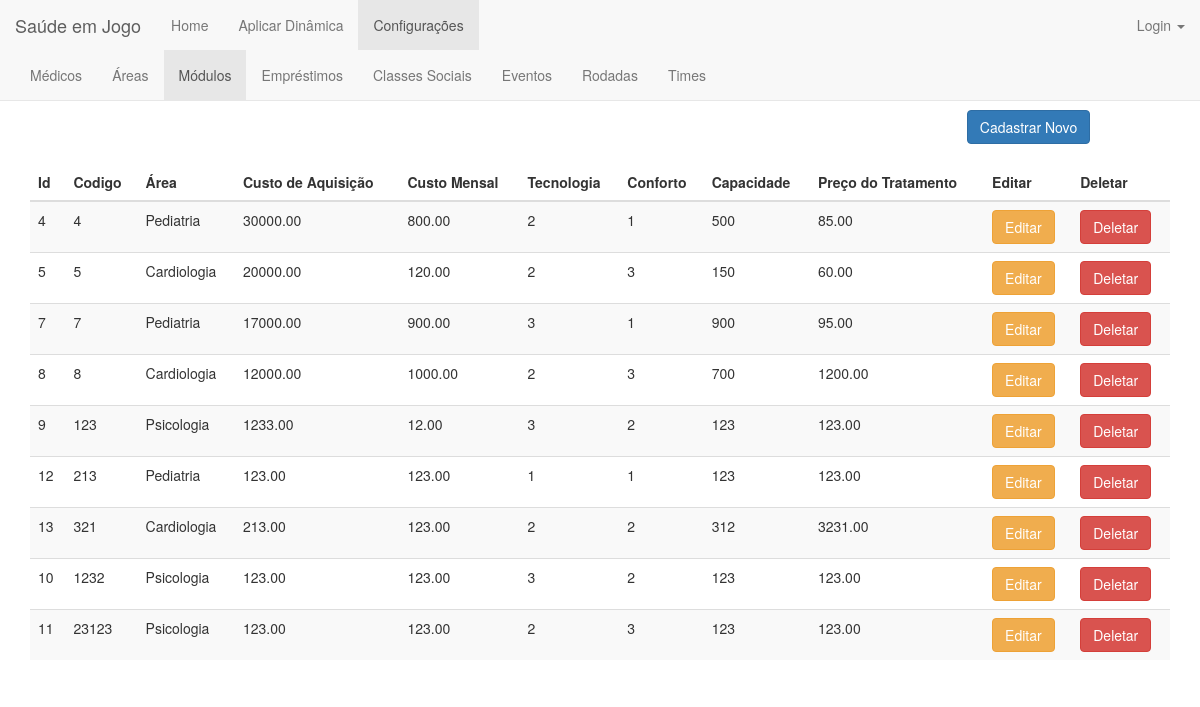
Screenshot of /modulo/ with the database file from the repository.
### jogo/models.py (models this page shows, shortened)
class Modulo(models.Model):
    classificacao = ((1, '1'), (2, '2'), (3, '3'))
    codigo = models.IntegerField(validators=[MinValueValidator(1)], unique=True)  # Está certo existir esse código?
    area = models.ForeignKey(Area, on_delete=models.CASCADE)
    custo_de_aquisicao = models.FloatField(validators=[MinValueValidator(0.0)])
    custo_mensal = models.FloatField(validators=[MinValueValidator(0.0)])
    tecnologia = models.IntegerField(default=1, choices=classificacao)
    conforto = models.IntegerField(default=1, choices=classificacao)
    capacidade = models.IntegerField(validators=[MinValueValidator(1)])
    preco_do_tratamento = models.FloatField(validators=[MinValueValidator(0.0)])

class Area(models.Model):
    nome = models.CharField(max_length=200)
    def __str__(self):
        return self.nome

### jogo/views.py (the view)
# urls.py: url(r'^modulo/$', views.modulo_index, name='modulo_index'),
def modulo_index(request):
    modulos = Modulo.objects.order_by('codigo')
    return render(request, 'modulo/modulo_index.html', {'modulos':modulos})

### jogo/templates/modulo/modulo_index.html (shortened to what this page needs)
{% extends 'jogo/base_configuracoes.html' %}
{% block modulo %}class="active"{% endblock %}
{% block body %}
<div class="container">
    <center><h1>Módulos</h1></center>
    <div align="right" style="margin-right: 7%">
        <a href="{% url 'jogo:modulo_new' %}"><button type="submit" class="btn btn-primary">Cadastrar Novo</button></a>
    </div>
    <br>
    <table class="table table-striped">
        <thead>
        <tr>
            <th>Id</th>
            <th>Codigo</th>
            <th>Área</th>
            <th>Custo de Aquisição</th>
            <th>Custo Mensal</th>
            <th>Tecnologia</th>
            <th>Conforto</th>
            <th>Capacidade</th>
            <th>Preço do Tratamento</th>
            <th>Editar</th>
            <th>Deletar</th>
        </tr>
        </thead>
        <tbody>
        {% for modulo in modulos %}
        <tr>
            <td>{{modulo.id}}</td>
            <td>{{modulo.codigo}}</td>
            <td>{{modulo.area}}</td>
            <td>{{modulo.custo_de_aquisicao | floatformat:2}}</td>
            <td>{{modulo.custo_mensal | floatformat:2}}</td>
            <td>{{modulo.tecnologia}}</td>
            <td>{{modulo.conforto}}</td>
            <td>{{modulo.capacidade}}</td>
            <td>{{modulo.preco_do_tratamento | floatformat:2}}</td>
            <td><a href="{% url 'jogo:modulo_edit' modulo.id %}"><button type="button" class="btn btn-warning">Editar</button></a></td>
            <td><a href="{% url 'jogo:modulo_delete' modulo.id %}"><button type="button" class="btn btn-danger">Deletar</button></a></td>
        </tr>
            {% endfor %}
        </tbody>
    </table>
</div>
{% endblock body %}

### rows the page displays
Modulo: id "4", codigo "4", area "Pediatria", custo_de_aquisicao "30000.00", custo_mensal "800.00", tecnologia "2", conforto "1", capacidade "500", preco_do_tratamento "85.00"
Modulo: id "5", codigo "5", area "Cardiologia", custo_de_aquisicao "20000.00", custo_mensal "120.00", tecnologia "2", conforto "3", capacidade "150", preco_do_tratamento "60.00"
Modulo: id "7", codigo "7", area "Pediatria", custo_de_aquisicao "17000.00", custo_mensal "900.00", tecnologia "3", conforto "1", capacidade "900", preco_do_tratamento "95.00"
Modulo: id "8", codigo "8", area "Cardiologia", custo_de_aquisicao "12000.00", custo_mensal "1000.00", tecnologia "2", conforto "3", capacidade "700", preco_do_tratamento "1200.00"
Modulo: id "9", codigo "123", area "Psicologia", custo_de_aquisicao "1233.00", custo_mensal "12.00", tecnologia "3", conforto "2", capacidade "123", preco_do_tratamento "123.00"
Modulo: id "12", codigo "213", area "Pediatria", custo_de_aquisicao "123.00", custo_mensal "123.00", tecnologia "1", conforto "1", capacidade "123", preco_do_tratamento "123.00"
Modulo: id "13", codigo "321", area "Cardiologia", custo_de_aquisicao "213.00", custo_mensal "123.00", tecnologia "2", conforto "2", capacidade "312", preco_do_tratamento "3231.00"
Modulo: id "10", codigo "1232", area "Psicologia", custo_de_aquisicao "123.00", custo_mensal "123.00", tecnologia "3", conforto "2", capacidade "123", preco_do_tratamento "123.00"
Modulo: id "11", codigo "23123", area "Psicologia", custo_de_aquisicao "123.00", custo_mensal "123.00", tecnologia "2", conforto "3", capacidade "123", preco_do_tratamento "123.00"
